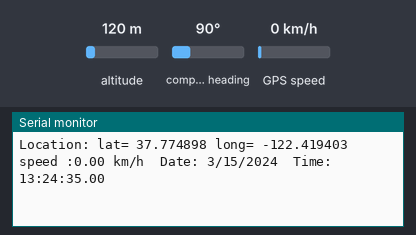
Recording of a sketch running on a simulated Arduino Uno, built with avr-gcc and run on an emulated ATmega328P. On the bench: the last lines printed to the serial monitor. Inputs (shaded band) come from the test bench; at power-on: GPS speed 0 km/h, altitude 120 m, compass heading 90°. Storage starts empty; the GPS gets a fix after 3 s at 37.7749, -122.4194 with 8 satellites.

Above: at 5.6 s.
5.7 s: GPS speed set to 2 km/h
At 6.9 s:
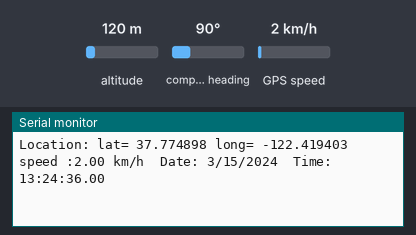
7.2 s: GPS speed set to 30 km/h
At 8.3 s:
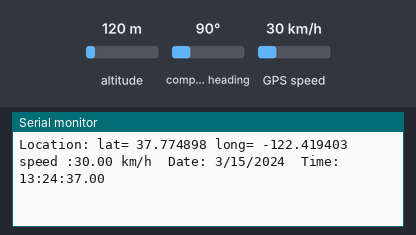
Timing chart, 0 to 10.2 s (numbered marks = the images above; inputs shaded):
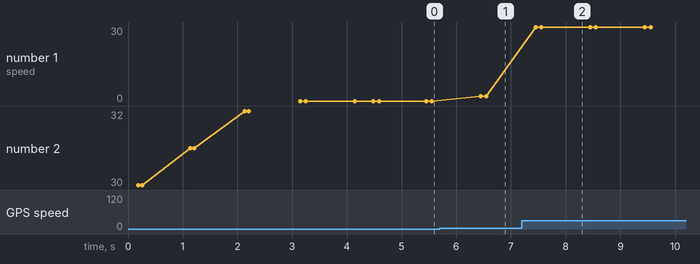

Measured:
- after the input at 5.7 s, the serial monitor: prints a new line after 0.75 s (image 1)
- after the input at 7.2 s, the serial monitor: prints a new line after 0.25 s (image 2)
- plotted number 1: 0 → 2 after the input at 5.7 s, 2 → 30 after the input at 7.2 s

The sketch:

gps_data_logger.ino
```cpp
#include <TinyGPS++.h>
#include <SoftwareSerial.h>
#include <SPI.h>
#include <SD.h>

const int chipSelect = 4;

static const int RXPin = 2, TXPin = 3; //i change it myself and it is work
static const uint32_t GPSBaud = 9600;

TinyGPSPlus gps;
SoftwareSerial ss(RXPin, TXPin);

void setup()
{
  Serial.begin(9600);
  ss.begin(GPSBaud);
  Serial.println(F("DeviceExample.ino"));
  Serial.println(F("A simple demonstration of TinyGPS++ with an attached GPS module"));
  Serial.print(F("Testing TinyGPS++ library v. ")); Serial.println(TinyGPSPlus::libraryVersion());
  Serial.println(F("by Mikal Hart"));
  Serial.println();
//sd card initialization
  Serial.print("Initializing SD card...");
  if (!SD.begin(chipSelect)) {
    Serial.println("Card failed, or not present");
    while (1);
  }
  Serial.println("card initialized.");
}

void loop()
{
  while (ss.available() > 0)

    if (gps.encode(ss.read())){ // gps is avaible
      File dataFile = SD.open("gps_data.txt", FILE_WRITE);
      Serial.print(F("Location: ")); //location data latitude and longitude avaible
      dataFile.print(F("Location: "));
  if (gps.location.isValid())
  {
    Serial.print("lat= ");Serial.print(gps.location.lat(), 6);
    Serial.print(F(" "));
    Serial.print("long= ");Serial.print(gps.location.lng(), 6);

    dataFile.print("lat= ");dataFile.print(gps.location.lat(), 6);
    dataFile.print(F(" "));
    dataFile.print("long= ");dataFile.print(gps.location.lng(), 6);
  }
  else
  {
    Serial.print(F("INVALID"));//location data latitude and longitude not avaible
  }

  if (gps.speed.isValid()) //speed data avaible
  {
    Serial.print("  speed :");Serial.print(gps.speed.kmph());Serial.print(" km/h");
    dataFile.print("  speed :");dataFile.print(gps.speed.kmph());dataFile.print(" km/h");
  }
  else
  {Serial.print("invalid speed");//speed data not avaible
  }

  Serial.print(F("  Date: "));//date and time data avaible
  dataFile.print(F("  Date: "));
  if (gps.date.isValid())//date data avaible
  {
    Serial.print(gps.date.month());
    Serial.print(F("/"));
    Serial.print(gps.date.day());
    Serial.print(F("/"));
    Serial.print(gps.date.year());

    dataFile.print(gps.date.month());
    dataFile.print(F("/"));
    dataFile.print(gps.date.day());
    dataFile.print(F("/"));
    dataFile.print(gps.date.year());
  }
  else
  {
    Serial.print(F("INVALID"));//date data not avaible
  }
  Serial.print(F("  Time: "));
  dataFile.print(F("  Time: "));
  if (gps.time.isValid())//time data avaible
  {
    if (gps.time.hour() < 10) Serial.print(F("0"));
    Serial.print(gps.time.hour()+3);
    Serial.print(F(":"));
    dataFile.print(gps.time.hour()+3);
    dataFile.print(F(":"));
    if (gps.time.minute() < 10) Serial.print(F("0"));
    Serial.print(gps.time.minute());
    Serial.print(F(":"));
    dataFile.print(gps.time.minute());
    dataFile.print(F(":"));
    if (gps.time.second() < 10) Serial.print(F("0"));
    Serial.print(gps.time.second());
    Serial.print(F("."));
    dataFile.print(gps.time.second());
    dataFile.print(F("."));
    if (gps.time.centisecond() < 10) Serial.print(F("0"));
    Serial.println(gps.time.centisecond());
    dataFile.println(gps.time.centisecond());
  }
  else
  {
    Serial.println(F("INVALID"));//time data not avaible
  }
  Serial.println();
  dataFile.close();
    }
    // gps not avaible
  if (millis() > 5000 && gps.charsProcessed() < 10)
  {
    Serial.println(F("No GPS detected: check wiring."));
    while(true);
  }
}
```
